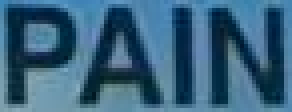
#> input picture paddleocr/3.7.0/analyzed/deploy/avh/imgs_words_en/word_10.png, 73 x 28 px (shown 4 times larger)
$ python convert_image.py imgs_words_en/word_10.png
#> lines starting #> are read from the running program, lines starting #| are printed output that depends on the picture
#> in create_headers, img is the input picture: shape (28, 73, 3); mean B, G, R 124.9, 97.7, 55.7
# Licensed to the Apache Software Foundation (ASF) under one
# or more contributor license agreements.  See the NOTICE file
# distributed with this work for additional information
# regarding copyright ownership.  The ASF licenses this file
# to you under the Apache License, Version 2.0 (the
# "License"); you may not use this file except in compliance
# with the License.  You may obtain a copy of the License at
#
#   http://www.apache.org/licenses/LICENSE-2.0
#
# Unless required by applicable law or agreed to in writing,
# software distributed under the License is distributed on an
# "AS IS" BASIS, WITHOUT WARRANTIES OR CONDITIONS OF ANY
# KIND, either express or implied.  See the License for the
# specific language governing permissions and limitations
# under the License.

# Arm Virtual Hardware 部署辅助：将测试图转为 C 头文件供 TVM 推理
import os
import pathlib
import re
import sys
import cv2
import math
from PIL import Image
import numpy as np


    # 识别模型输入预处理：缩放、归一化与右侧 padding
def resize_norm_img(img, image_shape, padding=True):
#> called with padding = True
    imgC, imgH, imgW = image_shape
    h = img.shape[0]
#> h = 28
    w = img.shape[1]
#> w = 73
    if not padding:
        resized_image = cv2.resize(img, (imgW, imgH), interpolation=cv2.INTER_LINEAR)
        resized_w = imgW
    else:
        ratio = w / float(h)
#> ratio = 2.61
        if math.ceil(imgH * ratio) > imgW:
            resized_w = imgW
        else:
            resized_w = int(math.ceil(imgH * ratio))
#> resized_w = 84
        resized_image = cv2.resize(img, (resized_w, imgH))
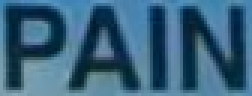
#> resized_image: shape (32, 84, 3) (shown 3 times larger); mean B, G, R 124.9, 97.7, 55.7
    resized_image = resized_image.astype("float32")
    if image_shape[0] == 1:
        resized_image = resized_image / 255
        resized_image = resized_image[np.newaxis, :]
    else:
        resized_image = resized_image.transpose((2, 0, 1)) / 255
    resized_image -= 0.5
    resized_image /= 0.5
    padding_im = np.zeros((imgC, imgH, imgW), dtype=np.float32)
    padding_im[:, :, 0:resized_w] = resized_image
    return padding_im


    # 将 numpy 张量写入 .h 静态 float 数组
def create_header_file(name, tensor_name, tensor_data, output_path):
    """
    This function generates a header file containing the data from the numpy array provided.
    """
#> called with name = 'inputs', tensor_name = 'input', tensor_data = array of shape (1, 3, 32, 320), output_path = './include'
    file_path = pathlib.Path(f"{output_path}/" + name).resolve()
    # Create header file with npy_data as a C array
    raw_path = file_path.with_suffix(".h").resolve()
    with open(raw_path, "w") as header_file:
        header_file.write(
            "\n"
            + f"const size_t {tensor_name}_len = {tensor_data.size};\n"
            + f'__attribute__((section(".data.tvm"), aligned(16))) float {tensor_name}[] = '
        )

        header_file.write("{")
        for i in np.ndindex(tensor_data.shape):
            header_file.write(f"{tensor_data[i]}, ")
        header_file.write("};\n\n")


    # 读取图片、生成 input/output 头文件到 include/
def create_headers(image_name):
    """
    This function generates C header files for the input and output arrays required to run inferences
    """
    img_path = os.path.join("./", f"{image_name}")

    # Resize image to 32x320
    img = cv2.imread(img_path)
    img = resize_norm_img(img, [3, 32, 320])
    img_data = img.astype("float32")

    # # Add the batch dimension, as we are expecting 4-dimensional input: NCHW.
    img_data = np.expand_dims(img_data, axis=0)

    # Create input header file
    create_header_file("inputs", "input", img_data, "./include")
    # Create output header file
    output_data = np.zeros([7760], np.float32)
    create_header_file(
        "outputs",
        "output",
        output_data,
        "./include",
    )


# CLI：python convert_image.py <image_name>
if __name__ == "__main__":
    create_headers(sys.argv[1])
